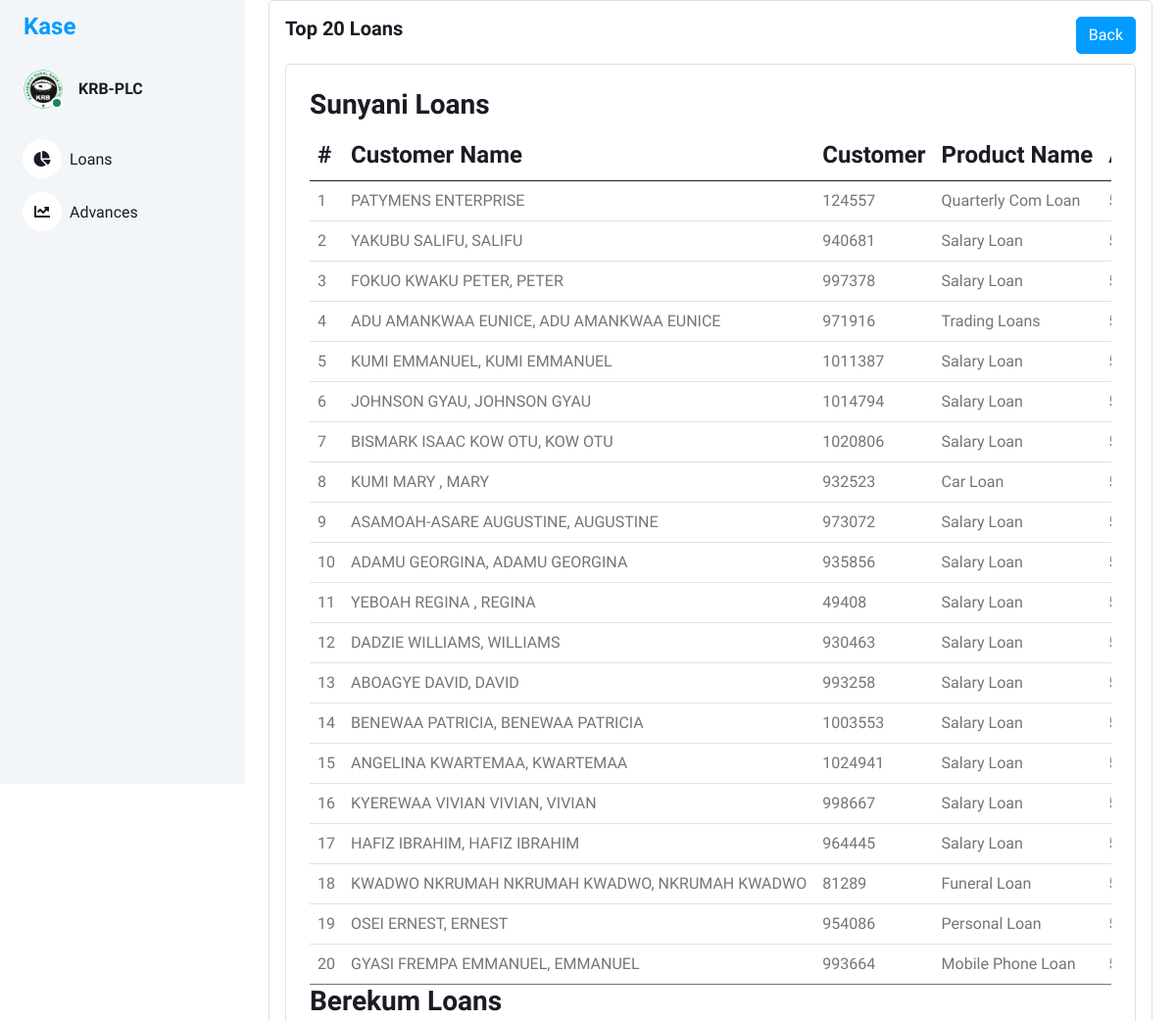
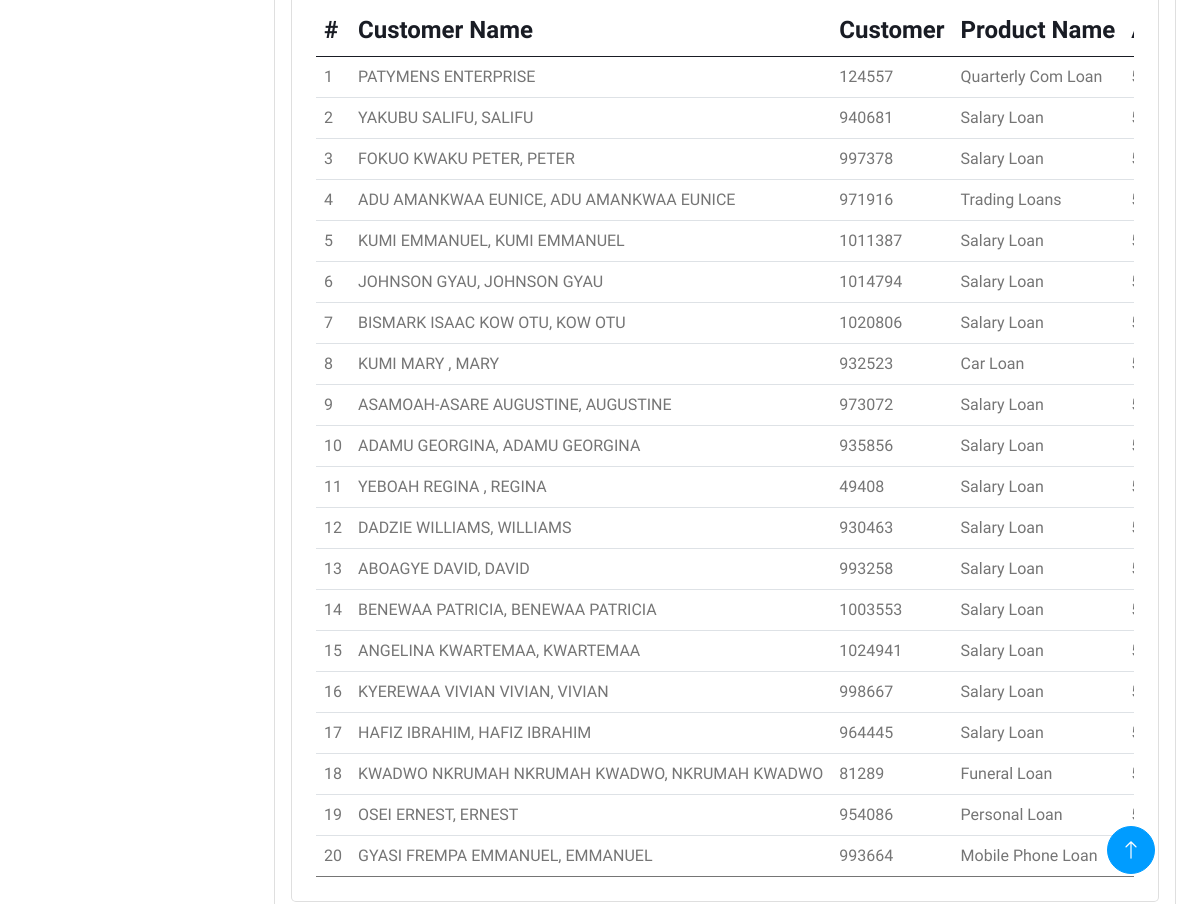
The page /top_loans/1 on the database as committed earlier (2 pictures, top to bottom).
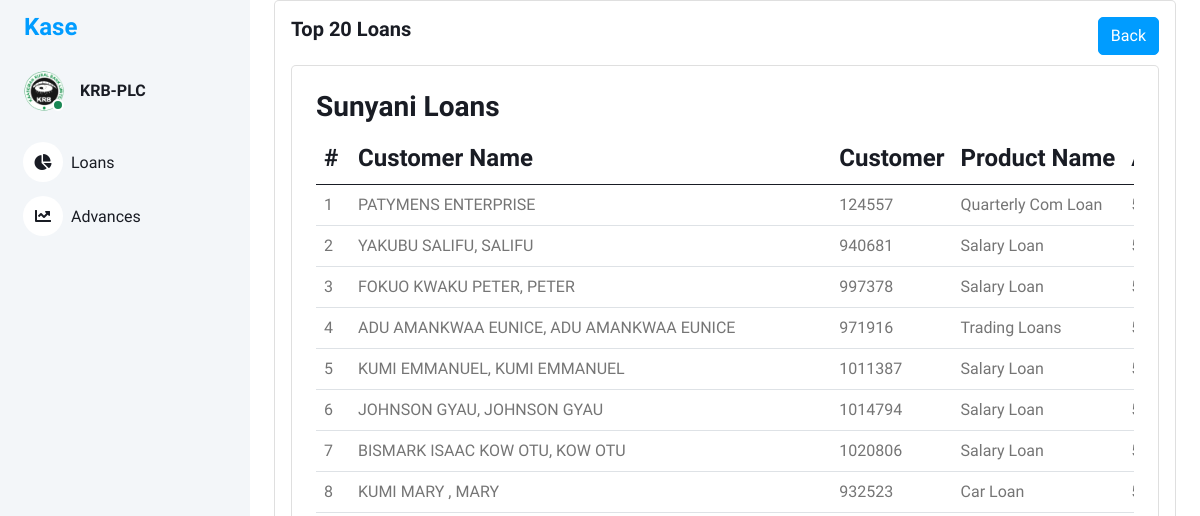
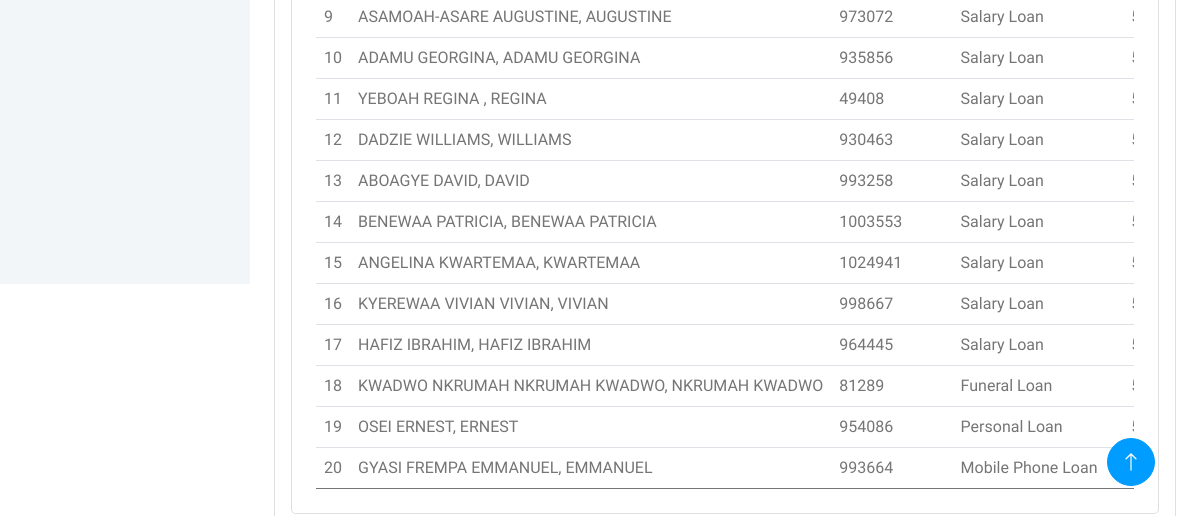
The same page on the database as committed later (2 pictures, top to bottom).
### models/loan_classification_files.py (models this page shows, shortened)
class LoanClassificationFiles(db.Model):
    id = db.Column(db.Integer, primary_key=True)
    branch_name = db.Column(db.String(100), nullable=False)
    loan_class_id = db.Column(db.String(100), nullable=True)
    filename = db.Column(db.String(100), nullable=True)

### models/loan_classification_items.py (models this page shows, shortened)
class LoanClassificationItems(db.Model):
    id = db.Column(db.Integer, primary_key=True)
    loan_class_file_id = db.Column(db.String(100), nullable=False)
    arrangement = db.Column(db.String(100), nullable=True)
    application_id = db.Column(db.String(100), nullable=True)
    company_branch = db.Column(db.String(100), nullable=True)
    account = db.Column(db.String(100), nullable=True)
    officer = db.Column(db.String(100), nullable=True)
    product_name = db.Column(db.String(100), nullable=True)
    customer = db.Column(db.String(100), nullable=True)
    customer_name = db.Column(db.String(100), nullable=True)
    opening_date = db.Column(db.String(100), nullable=True)
    first_pay_date = db.Column(db.String(100), nullable=True)
    maturity_date = db.Column(db.String(100), nullable=True)
    term = db.Column(db.String(100), nullable=True)
    ccy = db.Column(db.String(100), nullable=True)
    commitment = db.Column(db.String(100), nullable=True)
    principal = db.Column(db.String(100), nullable=True)
    due_date = db.Column(db.String(100), nullable=True)
    overdue = db.Column(db.String(100), nullable=True)
    resch_id = db.Column(db.String(100), nullable=True)
    status = db.Column(db.String(100), nullable=True)

### views/loan_classification.py (the view)
@bp.route('/top_loans/<int:id>')
def top_loans(id):
    top_loans = {}
    loan_classification_uploads = LoanClassificationFiles.query.filter_by(loan_class_id=id).all()
    for classification in loan_classification_uploads:
        branch_name = classification.branch_name
        if branch_name not in top_loans:
            top_loans[branch_name] = []
        top_loan_items = LoanClassificationItems.query.filter_by(loan_class_file_id=classification.id).limit(20).all()
        sorted_loan_items = sorted(top_loan_items, key=lambda item: parse_principal(item.principal), reverse=True)
        top_loans[branch_name].extend(sorted_loan_items)
    return render_template('top_loans.html',id=id,top_loans=top_loans)

### views/loan_classification.py (called while the page is built)
def parse_principal(principal_str):
    try:
        return float(principal_str.replace(',', ''))
    except ValueError:
        return 0.0

### templates/top_loans.html (shortened to what this page needs)
<!DOCTYPE html>
<html lang="en">
<head>
    <link href="https://cdnjs.cloudflare.com/ajax/libs/font-awesome/5.10.0/css/all.min.css" rel="stylesheet">
    <link href="https://cdn.jsdelivr.net/npm/bootstrap-icons@1.4.1/font/bootstrap-icons.css" rel="stylesheet">
    <link href="{{ url_for('static', filename='lib/owlcarousel/assets/owl.carousel.min.css') }}" rel="stylesheet">
    <link href="{{ url_for('static', filename='lib/tempusdominus/css/tempusdominus-bootstrap-4.min.css') }}"
        rel="stylesheet" />
    <link href="{{ url_for('static',filename='css/bootstrap.min.css') }}" rel="stylesheet">
    <link href="{{ url_for('static', filename='css/style.css') }}" rel="stylesheet">
</head>
<body>
    <div class="container-xxl position-relative bg-white d-flex p-0">
        <div class="sidebar pe-4 pb-3">
            <nav class="navbar bg-light navbar-light">
                <a href="{{ url_for('main.index') }}" class="navbar-brand mx-4 mb-3">
                    <h4 class="text-primary">Kase</h4>
                </a>
                <div class="d-flex align-items-center ms-4 mb-4">
                    <div class="position-relative">
                        <img class="rounded-circle" src="{{ url_for('static',filename='img/krblogoBig.png') }}" alt=""
                            style="width: 40px; height: 40px;">
                        <div
                            class="bg-success rounded-circle border border-2 border-white position-absolute end-0 bottom-0 p-1">
                        </div>
                    </div>
                    <div class="ms-3">
                        <h6 class="mb-0">KRB-PLC</h6>
                    </div>
                </div>
                <div class="navbar-nav w-100">
                    <a href="{{ url_for('main.index') }}" class="nav-item nav-link"><i
                            class="fa fa-chart-pie me-2"></i>Loans
                    </a>
                    <a href="{{ url_for('returns.returns') }}" class="nav-item nav-link"><i
                            class="fa fa-chart-line me-2"></i>Advances</a>
                </div>
            </nav>
        </div>
        <div class="content">
            <div class="container-fluid">
                <div class="container-fluid">
                    <div class="card">
                        <div class="card-body">
                            <div class="d-flex justify-content-between">
                                <div>
                                    <h5 class="card-title fw-semibold mb-4">Top 20 Loans</h5>
                                </div>
                                <div>
                                    <a href="{{ url_for('loan_classification.loan_classification_uploads', id=id )}}"
                                        class="btn btn-primary">Back</a>
                                </div>
                            </div>
                            <div class="card w-100">
                                <div class="card-body p-4">
                                    <div class="table-responsive">
                                        {% for branch, loans in top_loans.items() %}
                                        <h3>{{ branch }} Loans</h3>
                                        <table class="table text-nowrap mb-0 align-middle">
                                            <thead class="text-dark fs-4">
                                                <tr>
                                                    <th>#</th>
                                                    <th>Customer Name</th>
                                                    <th>Customer</th>
                                                    <th>Product Name</th>
                                                    <th>Account</th>
                                                </tr>
                                            </thead>
                                            <tbody>
                                                {% for loan in loans %}
                                                <tr>
                                                    <td>{{ loop.index }}</td>
                                                    <td>{{ loan.customer_name }}</td>
                                                    <td>{{ loan.customer }}</td>
                                                    <td>{{ loan.product_name }}</td>
                                                    <td>{{ loan.account }}</td>
                                                </tr>
                                                {% endfor %}
                                            </tbody>
                                        </table>
                                        {% endfor %}
                                    </div>
                                </div>
                            </div>
                        </div>
                    </div>
                </div>
            </div>
            <a href="#" class="btn btn-lg btn-primary btn-lg-square back-to-top"><i class="bi bi-arrow-up"></i></a>
        </div>
    </div>
</body>
</html>

### static/css/style.css (style rules this page uses)
:root { --primary: #009CFF; --light: #F3F6F9; --dark: #191C24; }
.back-to-top { position: fixed; display: none; right: 45px; bottom: 45px; z-index: 99; }
.btn { transition: .5s; }
.btn.btn-primary { color: #FFFFFF; }
.btn-lg-square { width: 48px; height: 48px; }
.btn-square, .btn-sm-square, .btn-lg-square { padding: 0; display: inline-flex; align-items: center; justify-content: center; font-weight: normal; border-radius: 50px; }
.sidebar { position: fixed; top: 0; left: 0; bottom: 0; width: 250px; height: 100vh; overflow-y: auto; background: var(--light); transition: 0.5s; z-index: 999; }
.content { margin-left: 250px; min-height: 100vh; background: #FFFFFF; transition: 0.5s; }
@media (min-width: 992px) { .sidebar { margin-left: 0; } }
@media (min-width: 992px) { .content { width: calc(100% - 250px); } }
.sidebar .navbar .navbar-nav .nav-link { padding: 7px 20px; color: var(--dark); font-weight: 500; border-left: 3px solid var(--light); border-radius: 0 30px 30px 0; outline: none; }
.sidebar .navbar .navbar-nav .nav-link i { width: 40px; height: 40px; display: inline-flex; align-items: center; justify-content: center; background: #FFFFFF; border-radius: 40px; }

Rows that differ between the two databases and show on the page:
removed LoanClassificationFiles: branch_name "Berekum"
removed LoanClassificationItems: customer_name "PATYMENS ENTERPRISE", customer "124557", product_name "Quarterly Com Loan", shown under "Berekum"
removed LoanClassificationItems: customer_name "YAKUBU SALIFU, SALIFU", customer "940681", product_name "Salary Loan", shown under "Berekum"
removed LoanClassificationItems: customer_name "FOKUO KWAKU PETER, PETER", customer "997378", product_name "Salary Loan", shown under "Berekum"
removed LoanClassificationItems: customer_name "ADU AMANKWAA EUNICE, ADU AMANKWAA EUNICE", customer "971916", product_name "Trading Loans", shown under "Berekum"
removed LoanClassificationItems: customer_name "KUMI EMMANUEL, KUMI EMMANUEL", customer "1011387", product_name "Salary Loan", shown under "Berekum"
removed LoanClassificationItems: customer_name "JOHNSON GYAU, JOHNSON GYAU", customer "1014794", product_name "Salary Loan", shown under "Berekum"
removed LoanClassificationItems: customer_name "BISMARK ISAAC KOW OTU, KOW OTU", customer "1020806", product_name "Salary Loan", shown under "Berekum"
removed LoanClassificationItems: customer_name "KUMI MARY , MARY", customer "932523", product_name "Car Loan", shown under "Berekum"
removed LoanClassificationItems: customer_name "ASAMOAH-ASARE AUGUSTINE, AUGUSTINE", customer "973072", product_name "Salary Loan", shown under "Berekum"
removed LoanClassificationItems: customer_name "ADAMU GEORGINA, ADAMU GEORGINA", customer "935856", product_name "Salary Loan", shown under "Berekum"
removed LoanClassificationItems: customer_name "YEBOAH REGINA , REGINA", customer "49408", product_name "Salary Loan", shown under "Berekum"
removed LoanClassificationItems: customer_name "DADZIE WILLIAMS, WILLIAMS", customer "930463", product_name "Salary Loan", shown under "Berekum"
removed LoanClassificationItems: customer_name "ABOAGYE DAVID, DAVID", customer "993258", product_name "Salary Loan", shown under "Berekum"
removed LoanClassificationItems: customer_name "BENEWAA PATRICIA, BENEWAA PATRICIA", customer "1003553", product_name "Salary Loan", shown under "Berekum"
removed LoanClassificationItems: customer_name "ANGELINA KWARTEMAA, KWARTEMAA", customer "1024941", product_name "Salary Loan", shown under "Berekum"
removed LoanClassificationItems: customer_name "KYEREWAA VIVIAN VIVIAN, VIVIAN", customer "998667", product_name "Salary Loan", shown under "Berekum"
removed LoanClassificationItems: customer_name "HAFIZ IBRAHIM, HAFIZ IBRAHIM", customer "964445", product_name "Salary Loan", shown under "Berekum"
removed LoanClassificationItems: customer_name "KWADWO NKRUMAH NKRUMAH KWADWO, NKRUMAH KWADWO", customer "81289", product_name "Funeral Loan", shown under "Berekum"
removed LoanClassificationItems: customer_name "OSEI ERNEST, ERNEST", customer "954086", product_name "Personal Loan", shown under "Berekum"
removed LoanClassificationItems: customer_name "GYASI FREMPA EMMANUEL, EMMANUEL", customer "993664", product_name "Mobile Phone Loan", shown under "Berekum"
